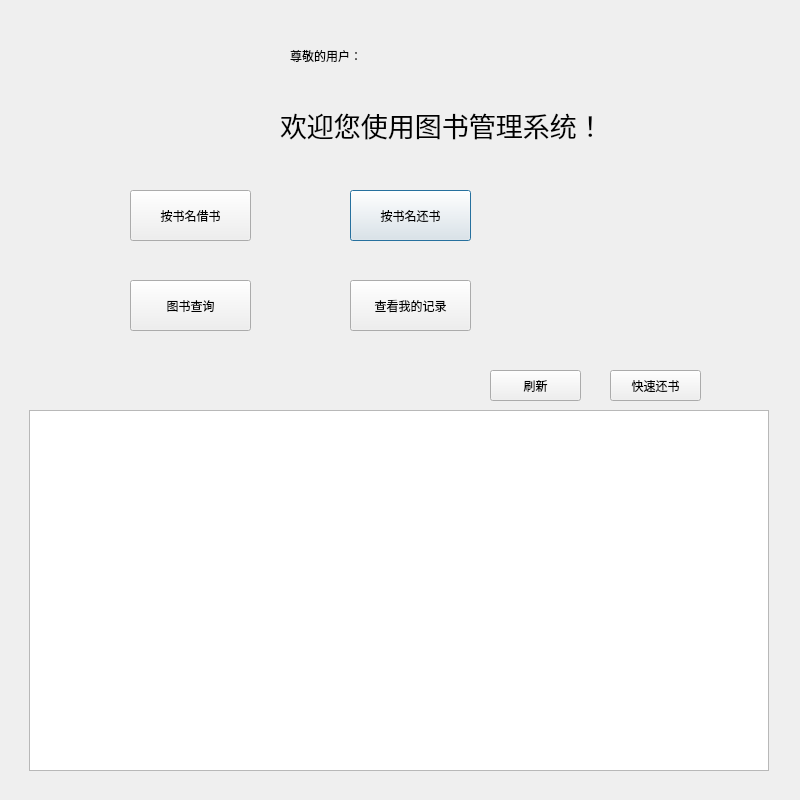
<?xml version="1.0" encoding="UTF-8"?>
<ui version="4.0">
 <class>Accountuser</class>
 <widget class="QDialog" name="Accountuser">
  <property name="geometry">
   <rect>
    <x>0</x>
    <y>0</y>
    <width>800</width>
    <height>800</height>
   </rect>
  </property>
  <property name="windowTitle">
   <string>用户界面</string>
  </property>
  <property name="windowIcon">
   <iconset>
    <normaloff>pokemon2.jpg</normaloff>pokemon2.jpg</iconset>
  </property>
  <widget class="QLabel" name="label">
   <property name="geometry">
    <rect>
     <x>280</x>
     <y>50</y>
     <width>451</width>
     <height>151</height>
    </rect>
   </property>
   <property name="styleSheet">
    <string notr="true">font: 75 14pt &quot;Microsoft YaHei UI&quot;;</string>
   </property>
   <property name="text">
    <string>&lt;html&gt;&lt;head/&gt;&lt;body&gt;&lt;p&gt;&lt;span style=&quot; font-size:20pt;&quot;&gt;欢迎您使用图书管理系统！&lt;/span&gt;&lt;/p&gt;&lt;/body&gt;&lt;/html&gt;</string>
   </property>
  </widget>
  <widget class="QLabel" name="label_2">
   <property name="geometry">
    <rect>
     <x>290</x>
     <y>20</y>
     <width>171</width>
     <height>71</height>
    </rect>
   </property>
   <property name="styleSheet">
    <string notr="true">font: 75 14pt &quot;Microsoft YaHei UI&quot;;</string>
   </property>
   <property name="text">
    <string>尊敬的用户：</string>
   </property>
  </widget>
  <widget class="QLabel" name="label_3">
   <property name="geometry">
    <rect>
     <x>450</x>
     <y>20</y>
     <width>301</width>
     <height>71</height>
    </rect>
   </property>
   <property name="styleSheet">
    <string notr="true">font: 75 14pt &quot;Microsoft YaHei UI&quot;;</string>
   </property>
   <property name="text">
    <string/>
   </property>
  </widget>
  <widget class="QPushButton" name="pushButton">
   <property name="geometry">
    <rect>
     <x>350</x>
     <y>190</y>
     <width>121</width>
     <height>51</height>
    </rect>
   </property>
   <property name="text">
    <string>按书名还书</string>
   </property>
  </widget>
  <widget class="QPushButton" name="pushButton_2">
   <property name="geometry">
    <rect>
     <x>130</x>
     <y>190</y>
     <width>121</width>
     <height>51</height>
    </rect>
   </property>
   <property name="text">
    <string>按书名借书</string>
   </property>
  </widget>
  <widget class="QPushButton" name="pushButton_8">
   <property name="geometry">
    <rect>
     <x>350</x>
     <y>280</y>
     <width>121</width>
     <height>51</height>
    </rect>
   </property>
   <property name="text">
    <string>查看我的记录</string>
   </property>
  </widget>
  <widget class="QPushButton" name="pushButton_9">
   <property name="geometry">
    <rect>
     <x>130</x>
     <y>280</y>
     <width>121</width>
     <height>51</height>
    </rect>
   </property>
   <property name="text">
    <string>图书查询</string>
   </property>
  </widget>
  <widget class="QLabel" name="label_4">
   <property name="geometry">
    <rect>
     <x>510</x>
     <y>180</y>
     <width>201</width>
     <height>171</height>
    </rect>
   </property>
   <property name="styleSheet">
    <string notr="true">image: url(C:/Users/jiang/Desktop/code/pokemon1.jpg)</string>
   </property>
   <property name="text">
    <string/>
   </property>
  </widget>
  <widget class="QLabel" name="label_5">
   <property name="geometry">
    <rect>
     <x>50</x>
     <y>20</y>
     <width>200</width>
     <height>140</height>
    </rect>
   </property>
   <property name="styleSheet">
    <string notr="true">image: url(pokemon2.jpg)</string>
   </property>
   <property name="text">
    <string/>
   </property>
  </widget>
  <widget class="QLabel" name="label_6">
   <property name="geometry">
    <rect>
     <x>70</x>
     <y>190</y>
     <width>51</width>
     <height>51</height>
    </rect>
   </property>
   <property name="styleSheet">
    <string notr="true">image: url(borrow.jpg)</string>
   </property>
   <property name="text">
    <string/>
   </property>
  </widget>
  <widget class="QLabel" name="label_7">
   <property name="geometry">
    <rect>
     <x>290</x>
     <y>190</y>
     <width>51</width>
     <height>51</height>
    </rect>
   </property>
   <property name="styleSheet">
    <string notr="true">image: url(return.jpg)</string>
   </property>
   <property name="text">
    <string/>
   </property>
  </widget>
  <widget class="QLabel" name="label_8">
   <property name="geometry">
    <rect>
     <x>70</x>
     <y>280</y>
     <width>51</width>
     <height>51</height>
    </rect>
   </property>
   <property name="styleSheet">
    <string notr="true">image: url(find.jpg)</string>
   </property>
   <property name="text">
    <string/>
   </property>
  </widget>
  <widget class="QLabel" name="label_9">
   <property name="geometry">
    <rect>
     <x>290</x>
     <y>280</y>
     <width>51</width>
     <height>51</height>
    </rect>
   </property>
   <property name="styleSheet">
    <string notr="true">image: url(record.jpg)</string>
   </property>
   <property name="text">
    <string/>
   </property>
  </widget>
  <widget class="QTableWidget" name="tableWidget">
   <property name="geometry">
    <rect>
     <x>29</x>
     <y>410</y>
     <width>740</width>
     <height>361</height>
    </rect>
   </property>
  </widget>
  <widget class="QPushButton" name="pushButton_3">
   <property name="geometry">
    <rect>
     <x>610</x>
     <y>370</y>
     <width>91</width>
     <height>31</height>
    </rect>
   </property>
   <property name="text">
    <string>快速还书</string>
   </property>
  </widget>
  <widget class="QPushButton" name="pushButton_4">
   <property name="geometry">
    <rect>
     <x>490</x>
     <y>370</y>
     <width>91</width>
     <height>31</height>
    </rect>
   </property>
   <property name="text">
    <string>刷新</string>
   </property>
  </widget>
  <zorder>label_2</zorder>
  <zorder>label_3</zorder>
  <zorder>pushButton</zorder>
  <zorder>pushButton_2</zorder>
  <zorder>pushButton_8</zorder>
  <zorder>pushButton_9</zorder>
  <zorder>label_4</zorder>
  <zorder>label_5</zorder>
  <zorder>label_6</zorder>
  <zorder>label_7</zorder>
  <zorder>label_8</zorder>
  <zorder>label_9</zorder>
  <zorder>label</zorder>
  <zorder>tableWidget</zorder>
  <zorder>pushButton_3</zorder>
  <zorder>pushButton_4</zorder>
 </widget>
 <resources/>
 <connections/>
</ui>
